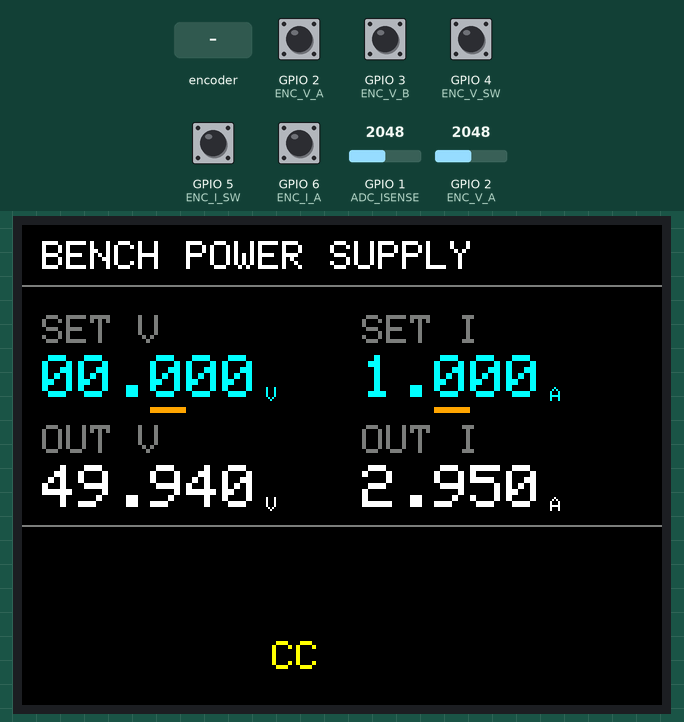
The sketch below on a simulated ESP32-S3. On the bench: 320×240 colour display. Inputs (shaded band) come from the test bench; at power-on: GPIO 2 (ENC_V_A), GPIO 3 (ENC_V_B), GPIO 4 (ENC_V_SW), GPIO 5 (ENC_I_SW), GPIO 6 (ENC_I_A) HIGH, GPIO 1 (ADC_ISENSE) = 2048, GPIO 2 (ENC_V_A) = 2048.

Above: at 1.4 s.
1.5 s: GPIO 1 (ADC_ISENSE) set to 760
At 1.9 s:
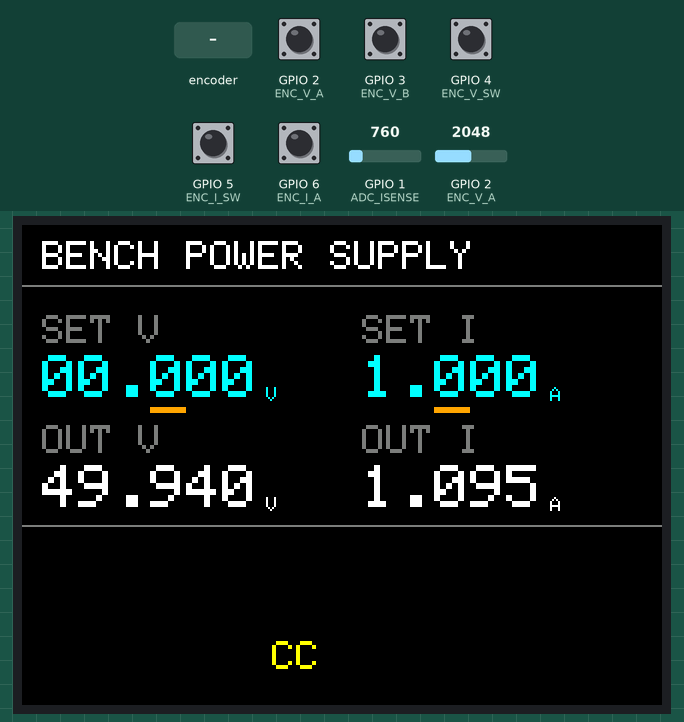
3.1 s: GPIO 1 (ADC_ISENSE) set to 638
At 3.9 s:
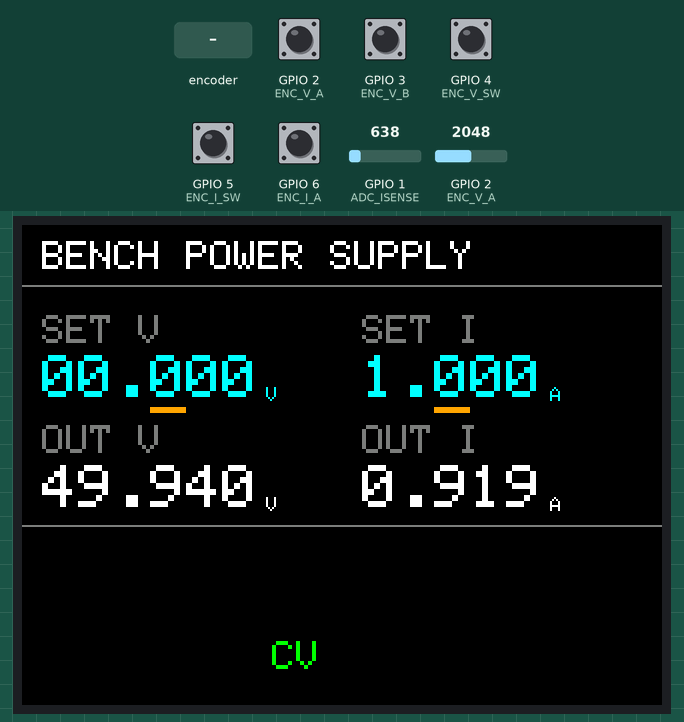
4.7 s: GPIO 4 (ENC_V_SW) pulled LOW for 1 s
At 4.89 s:
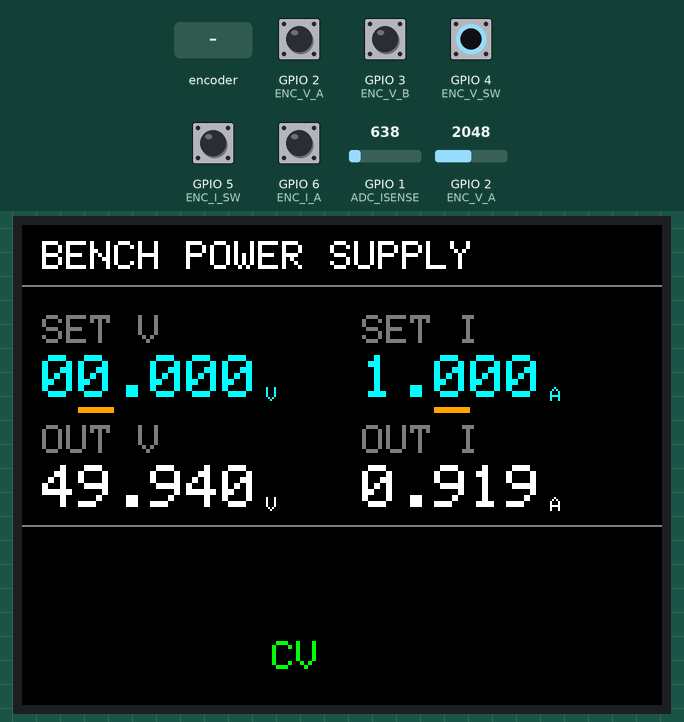
7.2 s: GPIO 5 (ENC_I_SW) pulled LOW for 3.2 s
At 7.61 s:
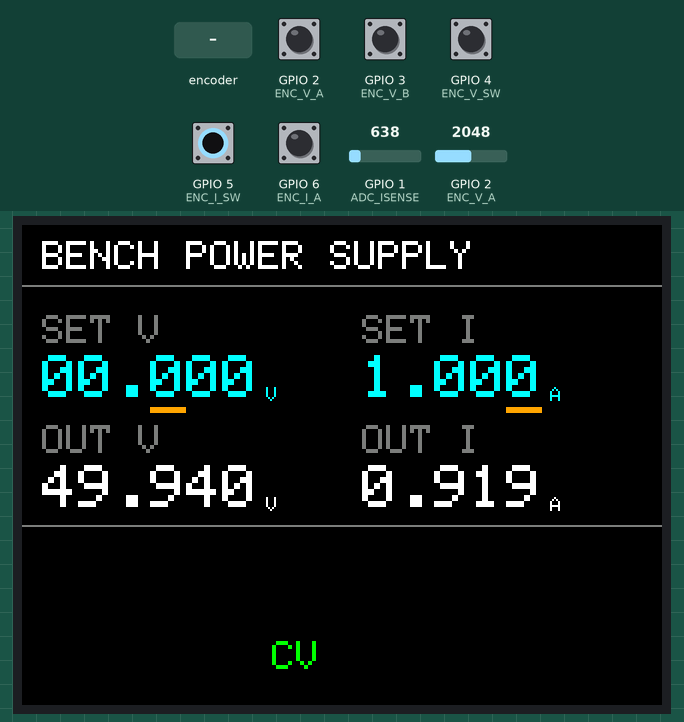
11.9 s: GPIO 2 (ENC_V_A) set to 2866
At 12.7 s:
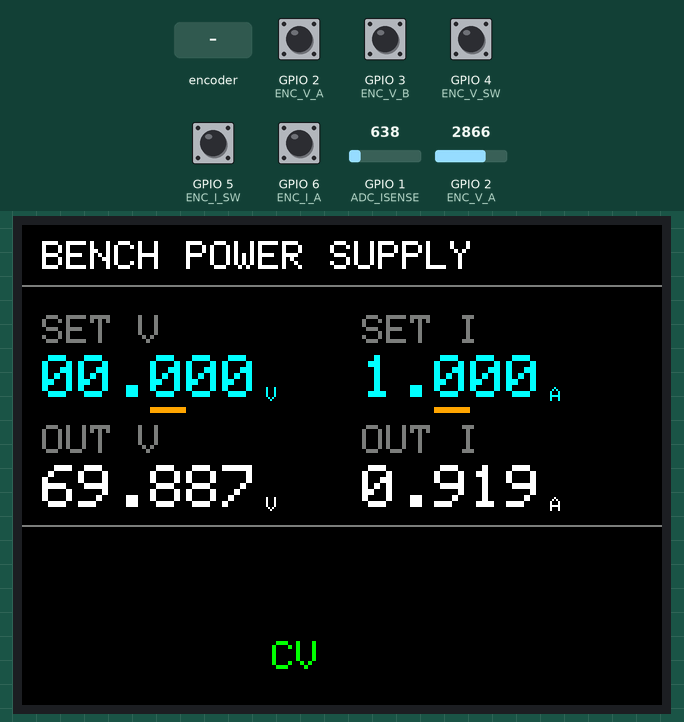
13.6 s: rotary encoder on GPIO 2 (ENC_V_A) / GPIO 3 (ENC_V_B) turned 1 step (first pin leading)
At 13.9 s:
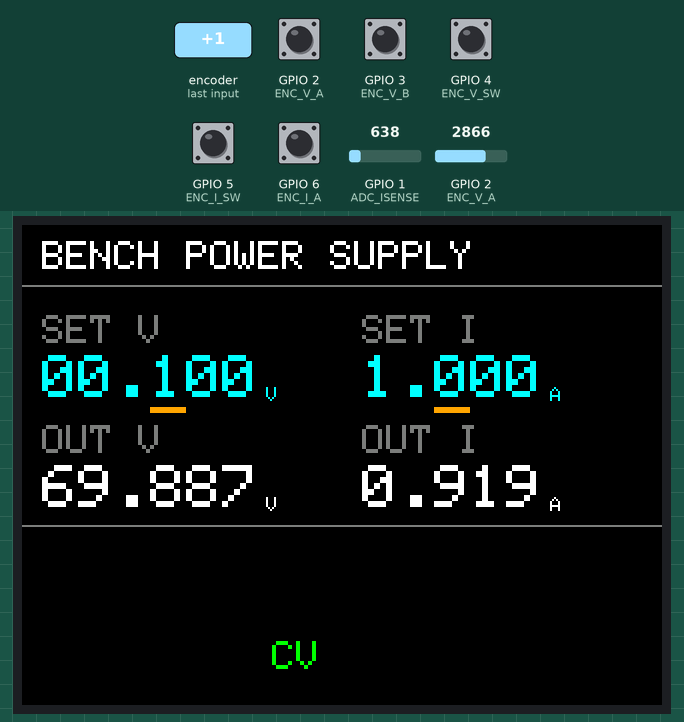
Timing chart, 0 to 16.3 s (numbered marks = the images above; inputs shaded):
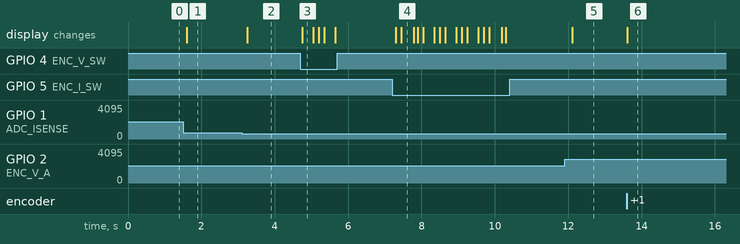

Measured:
- the behaviour switches between 695 and 694 on GPIO 1 (ADC_ISENSE) (found by bisection; images 1 and 2)
- after the input at 1.5 s, the display: changes after 0.10 s (image 1)
- after the input at 3.1 s, the display: changes after 0.15 s (image 2)
- after the input at 4.7 s, the display: changes at once (image 3)
- after the input at 7.2 s, the display: first changes after 0.10 s (image 4 shows a later state)
- after the input at 11.9 s, the display: changes after 0.21 s (image 5)
- after the input at 13.6 s, the display: changes at once (image 6)

The sketch:

adj_power_combined.ino
```cpp
/* ============================================================================
   ADJUSTABLE BENCH POWER SUPPLY - Combined firmware
   ============================================================================
   - Two rotary encoders (+push switches) set a Voltage target and a Current
     limit target. Pressing a switch moves which digit that encoder edits.
   - Voltage setpoint -> DAC channel A -> Vref -> analog op-amp loop -> pass
     transistors. This is the real, hardware voltage regulation path.
   - Current limit has no dedicated analog loop on this board, so it's
     enforced here in software: if measured current exceeds the limit, the
     DAC's voltage command is walked down until current backs off (a soft
     foldback CC, not a substitute for a hardware loop).
   - TFT shows Set V / Out V, Set I-limit / Out I, and CV/CC status.

   PINS - confirmed against the schematic AND the real board:
     TFT   CS   -> D9      TFT   D/C  -> D8
     DAC   CS   -> D10     DAC   DIN  -> MOSI (D11, hw SPI)
     DAC   SCLK -> SCK (D13, hw SPI)  TFT/DAC MISO -> D12 (hw SPI, unused)
     TFT   LED  -> tied to 3V3 on the board (no Arduino pin)
     TFT   RESET-> floating on the board (no Arduino pin)
     Voltage encoder: RE_1=D2, RE_2=D3, SW_1=D4
     Current encoder: RE_3=D6, RE_4=D7, SW_2=D5
     I_sense -> A0     V_sense -> A1
   ============================================================================ */

#include <SPI.h>
#include <LCDWIKI_GUI.h>
#include <LCDWIKI_SPI.h>

// ---------------------------------------------------------------------------
// PIN MAP (confirmed)
// ---------------------------------------------------------------------------
#define MODEL     ILI9341

#define TFT_CS     9
#define TFT_CD     8            // D/C
#define TFT_MISO  12            // hw SPI, unused by TFT but constructor wants it
#define TFT_MOSI  11            // hw SPI
#define TFT_RST   -1            // floating on this board
#define TFT_SCK   13            // hw SPI
#define TFT_LED   -1            // tied to 3V3 on this board

#define DAC_CS    10            // TLC5618A ~CS

#define ENC_V_A    2            // RE_1 (interrupt-capable)
#define ENC_V_B    3            // RE_2
#define ENC_V_SW   4            // SW_1

#define ENC_I_A    6            // RE_3 (interrupt-capable)
#define ENC_I_B    7            // RE_4
#define ENC_I_SW   5            // SW_2

#define ADC_ISENSE A0           // I_sense
#define ADC_VSENSE A1           // V_sense

// ---------------------------------------------------------------------------
// CALIBRATION CONSTANTS
// ---------------------------------------------------------------------------
const float DAC_VREF     = 1.090;          // V, DAC's REFIN voltage (= Arduino's internal ADC ref, shared)
const float V_OUT_GAIN   = 22.886;         // op-amp/feedback gain: DAC volts -> PSU output volts
const float ADC_VREF     = 1.090;          // Arduino internal ADC reference (analogReference(INTERNAL))
const float I_SENSE_GAIN = 0.216 * 3.425;  // shunt + diff-amp: volts at ADC pin per amp of output current

const float V_MAX = 30.0;
const float I_MAX = 3.0;

// ---------------------------------------------------------------------------
// TFT OBJECT (hardware SPI - pins passed match the real hw SPI pins, so the
// library uses the SPI peripheral rather than bit-banging)
// ---------------------------------------------------------------------------
LCDWIKI_SPI mylcd(MODEL, TFT_CS, TFT_CD, TFT_MISO, TFT_MOSI, TFT_RST, TFT_SCK, TFT_LED);

#define COL_BG    0x0000  // black
#define COL_LABEL 0x7BEF  // grey
#define COL_SETV  0x07FF  // cyan
#define COL_OUTV  0xFFFF  // white
#define COL_CV    0x07E0  // green
#define COL_CC    0xFFE0  // yellow
#define COL_CURSOR 0xFD20 // orange

// ---------------------------------------------------------------------------
// GLOBAL STATE
// ---------------------------------------------------------------------------
const float vSteps[] = {0.001, 0.01, 0.1, 1.0, 10.0};
const uint8_t V_DIGIT_COUNT = 5;
const float iSteps[] = {0.001, 0.01, 0.1, 1.0};
const uint8_t I_DIGIT_COUNT = 4;

int vDigit = 2;
int iDigit = 2;

float setVoltage      = 0.0;
float setCurrentLimit = 1.0;
float measuredVoltage = 0.0;
float measuredCurrent = 0.0;

bool  ccActive = false;
float ccBackoffVoltage = -1;

volatile int8_t encVDelta = 0;
volatile uint8_t encVLastState = 0;
volatile int8_t encIDelta = 0;
volatile uint8_t encILastState = 0;

unsigned long lastVSwPress = 0, lastISwPress = 0;
const unsigned long SW_DEBOUNCE_MS = 200;

unsigned long lastSenseMs = 0;
const unsigned long SENSE_INTERVAL_MS = 100;
unsigned long lastDisplayMs = 0;
const unsigned long DISPLAY_INTERVAL_MS = 150;

float lastDrawnSetV = -1, lastDrawnMeasV = -1;
float lastDrawnSetI = -1, lastDrawnMeasI = -1;
int   lastDrawnVDigit = -1, lastDrawnIDigit = -1;
bool  lastDrawnCC = false;

// ---------------------------------------------------------------------------
// DAC (TLC5618A) SPI DRIVER - hardware SPI, shares the bus with the TFT
// ---------------------------------------------------------------------------
// 16-bit word = [R1 SPD PWR R0][12-bit code]
//   R1,R0 = 10 -> write + update DAC A -> top nibble 1100 = 0xC (SPD=1,PWR=0)
//   R1,R0 = 00 -> write + update DAC B -> top nibble 0100 = 0x4 (SPD=1,PWR=0)
void dacWrite(uint8_t channel, uint16_t code) {
  if (code > 4095) code = 4095;
  uint16_t command = (channel == 0 ? 0xC000 : 0x4000) | (code & 0x0FFF);

  SPI.beginTransaction(SPISettings(1000000, MSBFIRST, SPI_MODE2));
  digitalWrite(DAC_CS, LOW);
  SPI.transfer(command >> 8);
  SPI.transfer(command & 0xFF);
  digitalWrite(DAC_CS, HIGH);
  SPI.endTransaction();
}

uint16_t voltageToCode(float volts) {
  if (volts < 0) volts = 0;
  if (volts > V_MAX) volts = V_MAX;
  float dacVoltsNeeded = volts / V_OUT_GAIN;
  float code = (dacVoltsNeeded / (2.0 * DAC_VREF)) * 4096.0;
  if (code < 0) code = 0;
  if (code > 4095) code = 4095;
  return (uint16_t)(code + 0.5);
}

// ---------------------------------------------------------------------------
// ENCODER QUADRATURE DECODING (interrupt-driven)
// ---------------------------------------------------------------------------
void readEncoderV() {
  uint8_t state = (digitalRead(ENC_V_A) << 1) | digitalRead(ENC_V_B);
  if (state == encVLastState) return;
  if ((encVLastState == 0b00 && state == 0b01) ||
      (encVLastState == 0b01 && state == 0b11) ||
      (encVLastState == 0b11 && state == 0b10) ||
      (encVLastState == 0b10 && state == 0b00)) {
    encVDelta++;
  } else if ((encVLastState == 0b00 && state == 0b10) ||
             (encVLastState == 0b10 && state == 0b11) ||
             (encVLastState == 0b11 && state == 0b01) ||
             (encVLastState == 0b01 && state == 0b00)) {
    encVDelta--;
  }
  encVLastState = state;
}

void readEncoderI() {
  uint8_t state = (digitalRead(ENC_I_A) << 1) | digitalRead(ENC_I_B);
  if (state == encILastState) return;
  if ((encILastState == 0b00 && state == 0b01) ||
      (encILastState == 0b01 && state == 0b11) ||
      (encILastState == 0b11 && state == 0b10) ||
      (encILastState == 0b10 && state == 0b00)) {
    encIDelta++;
  } else if ((encILastState == 0b00 && state == 0b10) ||
             (encILastState == 0b10 && state == 0b11) ||
             (encILastState == 0b11 && state == 0b01) ||
             (encILastState == 0b01 && state == 0b00)) {
    encIDelta--;
  }
  encILastState = state;
}

// ---------------------------------------------------------------------------
// SETUP
// ---------------------------------------------------------------------------
void setup() {
  pinMode(DAC_CS, OUTPUT);
  digitalWrite(DAC_CS, HIGH);
  SPI.begin();

  analogReference(INTERNAL);
  pinMode(ADC_VSENSE, INPUT);
  pinMode(ADC_ISENSE, INPUT);

  pinMode(ENC_V_A, INPUT_PULLUP);
  pinMode(ENC_V_B, INPUT_PULLUP);
  pinMode(ENC_V_SW, INPUT_PULLUP);
  pinMode(ENC_I_A, INPUT_PULLUP);
  pinMode(ENC_I_B, INPUT_PULLUP);
  pinMode(ENC_I_SW, INPUT_PULLUP);

  attachInterrupt(digitalPinToInterrupt(ENC_V_A), readEncoderV, CHANGE);
  attachInterrupt(digitalPinToInterrupt(ENC_I_A), readEncoderI, CHANGE);

  mylcd.Init_LCD();
  mylcd.Set_Rotation(1);
  mylcd.Fill_Screen(COL_BG);
  drawStaticUI();

  dacWrite(0, voltageToCode(0));   // power up at 0V for safety
}

// ---------------------------------------------------------------------------
// MAIN LOOP (non-blocking)
// ---------------------------------------------------------------------------
void loop() {
  handleVoltageEncoder();
  handleCurrentEncoder();
  handleSwitches();

  if (millis() - lastSenseMs >= SENSE_INTERVAL_MS) {
    lastSenseMs = millis();
    readSensors();
    applySoftwareCurrentLimit();
  }

  if (millis() - lastDisplayMs >= DISPLAY_INTERVAL_MS) {
    lastDisplayMs = millis();
    updateDisplay();
  }
}

void handleVoltageEncoder() {
  noInterrupts();
  int8_t delta = encVDelta;
  encVDelta = 0;
  interrupts();
  if (delta == 0) return;

  setVoltage += delta * vSteps[vDigit];
  if (setVoltage < 0) setVoltage = 0;
  if (setVoltage > V_MAX) setVoltage = V_MAX;
  ccBackoffVoltage = -1;
  dacWrite(0, voltageToCode(setVoltage));
}

void handleCurrentEncoder() {
  noInterrupts();
  int8_t delta = encIDelta;
  encIDelta = 0;
  interrupts();
  if (delta == 0) return;

  setCurrentLimit += delta * iSteps[iDigit];
  if (setCurrentLimit < 0) setCurrentLimit = 0;
  if (setCurrentLimit > I_MAX) setCurrentLimit = I_MAX;
}

void handleSwitches() {
  if (digitalRead(ENC_V_SW) == LOW && millis() - lastVSwPress > SW_DEBOUNCE_MS) {
    lastVSwPress = millis();
    vDigit = (vDigit + 1) % V_DIGIT_COUNT;
  }
  if (digitalRead(ENC_I_SW) == LOW && millis() - lastISwPress > SW_DEBOUNCE_MS) {
    lastISwPress = millis();
    iDigit = (iDigit + 1) % I_DIGIT_COUNT;
  }
}

void readSensors() {
  int rawV = analogRead(ADC_VSENSE);
  int rawI = analogRead(ADC_ISENSE);
  measuredVoltage = (rawV * ADC_VREF * V_OUT_GAIN) / 1023.0;
  float senseVolts = (rawI * ADC_VREF) / 1023.0;
  measuredCurrent = senseVolts / I_SENSE_GAIN;
}

void applySoftwareCurrentLimit() {
  const float CC_STEP_V = 0.05;

  if (measuredCurrent > setCurrentLimit) {
    if (ccBackoffVoltage < 0) ccBackoffVoltage = setVoltage;
    ccBackoffVoltage -= CC_STEP_V;
    if (ccBackoffVoltage < 0) ccBackoffVoltage = 0;
    dacWrite(0, voltageToCode(ccBackoffVoltage));
    ccActive = true;
  } else if (ccActive) {
    ccActive = false;
    ccBackoffVoltage = -1;
    dacWrite(0, voltageToCode(setVoltage));
  }
}

// ---------------------------------------------------------------------------
// DISPLAY (LCDWIKI_GUI API: Fill_Rectangle/Draw_Rectangle take two corner
// points, not x/y/width/height)
// ---------------------------------------------------------------------------
// fixed pixel x-offsets of each digit within "TT.HHH" at text size 3 (18px/char)
// string layout: [0]T [1]T [2]. [3]H [4]H [5]H
const uint8_t vDigitCharPos[V_DIGIT_COUNT] = {5, 4, 3, 1, 0}; // idx0=thousandths..idx4=tens
// string layout for current "I.III": [0]I [1]. [2]I [3]I [4]I
const uint8_t iDigitCharPos[I_DIGIT_COUNT] = {4, 3, 2, 0};    // idx0=thousandths..idx3=ones

void drawStaticUI() {
  mylcd.Set_Text_Mode(0);
  mylcd.Set_Text_Back_colour(COL_BG);
  mylcd.Set_Text_colour(0xFFFF);
  mylcd.Set_Text_Size(2);
  mylcd.Print_String("BENCH POWER SUPPLY", 10, 8);

  mylcd.Set_Draw_color(COL_LABEL);
  mylcd.Draw_Line(0, 30, 320, 30);

  mylcd.Set_Text_colour(COL_LABEL);
  mylcd.Print_String("SET V", 10, 45);
  mylcd.Print_String("OUT V", 10, 100);
  mylcd.Print_String("SET I", 170, 45);
  mylcd.Print_String("OUT I", 170, 100);

  mylcd.Set_Draw_color(COL_LABEL);
  mylcd.Draw_Line(0, 150, 320, 150);
}

// Fixed-width zero-padded formatting (avoids sprintf's unreliable %f support
// on AVR/megaAVR cores - dtostrf is always available)
void formatFixed(char* buf, float value, uint8_t intDigits, uint8_t decDigits) {
  uint8_t width = intDigits + decDigits + 1;
  dtostrf(value, width, decDigits, buf);
  for (uint8_t i = 0; i < width; i++) {
    if (buf[i] == ' ') buf[i] = '0';
    else break;
  }
}

void drawField(int x, int y, float value, float &lastValue, uint16_t color,
               uint8_t intDigits, uint8_t decDigits, const char* unit) {
  if (fabs(value - lastValue) < 0.0005) return;
  lastValue = value;

  char buf[8];
  formatFixed(buf, value, intDigits, decDigits);

  mylcd.Set_Draw_color(COL_BG);
  mylcd.Fill_Rectangle(x, y, x + 150, y + 23);   // clear old text (two corner points)

  mylcd.Set_Text_Size(3);
  mylcd.Set_Text_colour(color);
  mylcd.Set_Text_Back_colour(COL_BG);
  mylcd.Print_String(buf, x, y);

  mylcd.Set_Text_Size(1);
  mylcd.Print_String(unit, x + (intDigits + decDigits + 1) * 18 + 4, y + 16);
}

void drawDigitCursor(int x, int y, int digit, int &lastDigit, const uint8_t* charPosTable) {
  if (digit == lastDigit) return;
  int charX = x + charPosTable[digit] * 18;

  mylcd.Set_Draw_color(COL_BG);
  mylcd.Fill_Rectangle(x, y + 26, x + 108, y + 28);       // clear old cursor strip

  mylcd.Set_Draw_color(COL_CURSOR);
  mylcd.Fill_Rectangle(charX, y + 26, charX + 17, y + 28); // draw new cursor mark

  lastDigit = digit;
}

void drawCCFlag() {
  if (ccActive == lastDrawnCC) return;
  lastDrawnCC = ccActive;

  mylcd.Set_Draw_color(COL_BG);
  mylcd.Fill_Rectangle(120, 200, 200, 230);

  mylcd.Set_Text_Size(2);
  mylcd.Set_Text_Back_colour(COL_BG);
  if (ccActive) {
    mylcd.Set_Text_colour(COL_CC);
    mylcd.Print_String("CC", 125, 208);
  } else {
    mylcd.Set_Text_colour(COL_CV);
    mylcd.Print_String("CV", 125, 208);
  }
}

void updateDisplay() {
  drawField(10, 65, setVoltage, lastDrawnSetV, COL_SETV, 2, 3, "V");
  drawDigitCursor(10, 65, vDigit, lastDrawnVDigit, vDigitCharPos);

  drawField(10, 120, measuredVoltage, lastDrawnMeasV, COL_OUTV, 2, 3, "V");

  drawField(170, 65, setCurrentLimit, lastDrawnSetI, COL_SETV, 1, 3, "A");
  drawDigitCursor(170, 65, iDigit, lastDrawnIDigit, iDigitCharPos);

  drawField(170, 120, measuredCurrent, lastDrawnMeasI, COL_OUTV, 1, 3, "A");

  drawCCFlag();
}
```
